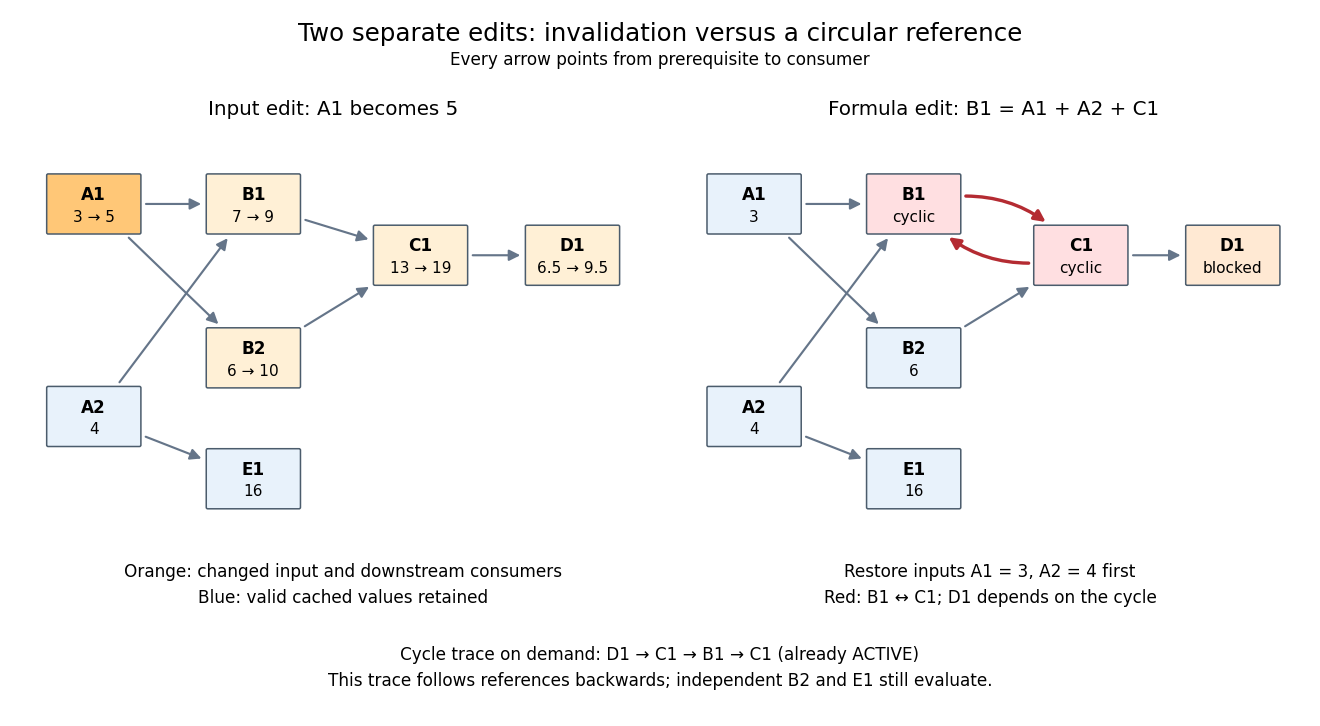

This figure's Python source:
"""Original affected-subgraph and cyclic-reference illustrations.

Run from _media with Python 3.14, matplotlib 3.10.7 and numpy 2.3.5.
The PNG is written to the current directory with this script's basename.
"""

from pathlib import Path

import matplotlib.pyplot as plt
from matplotlib.patches import FancyArrowPatch, FancyBboxPatch


def diagram(ax, cyclic):
    ax.set(xlim=(-0.8, 7.1), ylim=(-0.65, 4.7))
    ax.axis("off")
    pos = {"A1": (0, 3.7), "A2": (0, 0.8), "B1": (2.1, 3.7),
           "B2": (2.1, 1.6), "C1": (4.3, 3.0), "D1": (6.3, 3.0),
           "E1": (2.1, -0.05)}
    edges = [("A1", "B1"), ("A2", "B1"), ("A1", "B2"),
             ("B1", "C1"), ("B2", "C1"), ("C1", "D1"), ("A2", "E1")]
    if cyclic:
        edges.append(("C1", "B1"))
    boxes = {}
    old = {"A1": "3 → 5", "A2": "4", "B1": "7 → 9", "B2": "6 → 10",
           "C1": "13 → 19", "D1": "6.5 → 9.5", "E1": "16"}
    for cell, (x, y) in pos.items():
        if cyclic:
            fill = "#ffdfe1" if cell in {"B1", "C1"} else "#ffe9d3" if cell == "D1" else "#e8f2fb"
            label = "cyclic" if cell in {"B1", "C1"} else "blocked" if cell == "D1" else {"A1": "3", "A2": "4", "B2": "6", "E1": "16"}[cell]
        else:
            fill = "#ffc777" if cell == "A1" else "#fff0d6" if cell in {"B1", "B2", "C1", "D1"} else "#e8f2fb"
            label = old[cell]
        boxes[cell] = FancyBboxPatch((x-0.60, y-0.39), 1.2, 0.78,
                                    boxstyle="round,pad=0.02", facecolor=fill,
                                    edgecolor="#4b5c6c", zorder=2)
        ax.add_patch(boxes[cell])
        ax.text(x, y+0.12, cell, ha="center", va="center", weight="bold", fontsize=11, zorder=3)
        ax.text(x, y-0.18, label, ha="center", va="center", fontsize=10, zorder=3)
    for u, v in edges:
        cycle_edge = cyclic and {u, v} == {"B1", "C1"}
        ax.add_patch(FancyArrowPatch(pos[u], pos[v], arrowstyle="-|>",
                                    connectionstyle="arc3,rad=-0.33" if cycle_edge else "arc3,rad=0",
                                    patchA=boxes[u], patchB=boxes[v],
                                    mutation_scale=15, shrinkA=3, shrinkB=3,
                                    color="#b42b32" if cycle_edge else "#657589",
                                    linewidth=2.2 if cycle_edge else 1.4, zorder=1))


def main():
    plt.rcParams.update({"font.family": "DejaVu Sans", "font.size": 11})
    fig, axes = plt.subplots(1, 2, figsize=(12, 6.6), facecolor="white")
    fig.subplots_adjust(left=0.025, right=0.98, bottom=0.28, top=0.82, wspace=0.10)
    fig.suptitle("Two separate edits: invalidation versus a circular reference", y=0.97, fontsize=16)
    fig.text(0.5, 0.91, "Every arrow points from prerequisite to consumer", ha="center")
    axes[0].set_title("Input edit: A1 becomes 5", fontsize=13, pad=10)
    axes[1].set_title("Formula edit: B1 = A1 + A2 + C1", fontsize=13, pad=10)
    diagram(axes[0], False)
    diagram(axes[1], True)
    fig.text(0.26, 0.225, "Orange: changed input and downstream consumers\nBlue: valid cached values retained",
             ha="center", va="top", linespacing=1.6)
    fig.text(0.75, 0.225, "Restore inputs A1 = 3, A2 = 4 first\nRed: B1 ↔ C1; D1 depends on the cycle",
             ha="center", va="top", linespacing=1.6)
    fig.text(0.5, 0.08, "Cycle trace on demand: D1 → C1 → B1 → C1 (already ACTIVE)\n"
             "This trace follows references backwards; independent B2 and E1 still evaluate.",
             ha="center", va="center", linespacing=1.6, fontsize=11)
    fig.savefig(Path.cwd() / (Path(__file__).stem + ".png"), dpi=110, facecolor="white", transparent=False)
    plt.close(fig)


if __name__ == "__main__":
    main()
